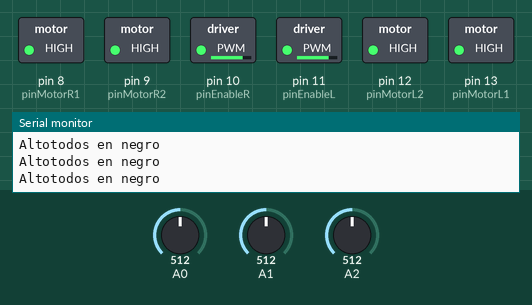
The sketch below on a simulated Arduino Uno, built with avr-gcc and run on an emulated ATmega328P. Parts: switched loads named in the sketch (green lamp = pin HIGH), the last lines printed to the serial monitor. The test bench sets the inputs (shaded band); at power-on: A0 = 512, A1 = 512, A2 = 512.

Above: at 1.2 s.
1.3 s: A0 set to 242
4.3 s: A0 set to 218
At 4.8 s:
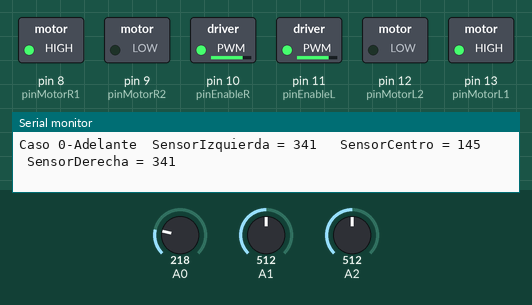
5.8 s: A1 set to 716
At 6.8 s:
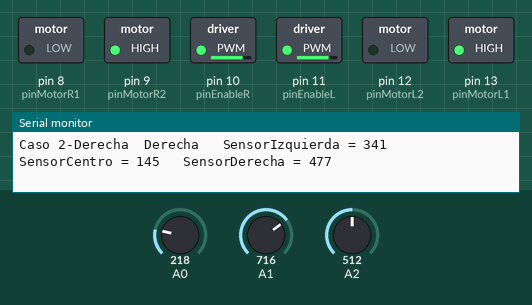
7.4 s: A2 set to 900
At 8.4 s:
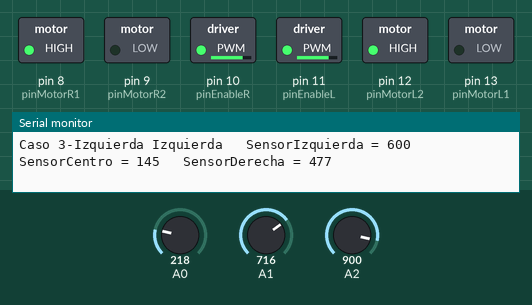
8.9 s: A1 set to 884
11.9 s: A1 set to 900
At 12.4 s:
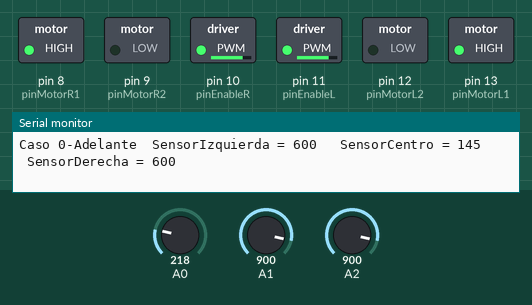
Timing chart, 0 to 14.9 s (numbered marks = the images above; inputs shaded):
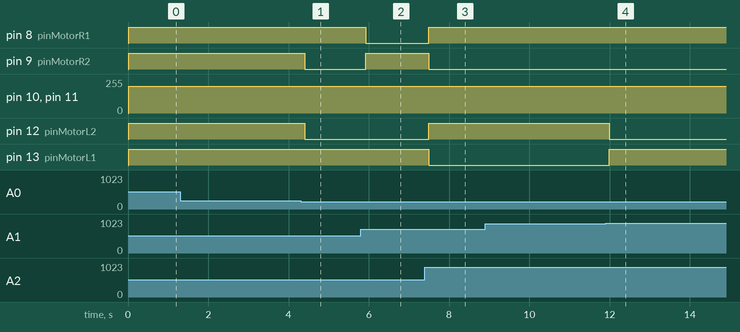

The sketch:

LineFollower.ino
```cpp
const int pinMotorL1 = 13;
const int pinMotorL2 = 12;

const int pinMotorR1 = 8;
const int pinMotorR2 = 9;

const int pinEnableL = 11;
const int pinEnableR = 10;

const int sensorCentro = A0;
const int sensorIzq = A2;
const int sensorDer = A1;

int valorCentro = 0;
int valorIzq = 0;
int valorDer = 0;

int valPWM = 200;

void setup()
{
  // begin the serial communication
  Serial.begin(9600);
  pinMode(pinMotorL1, OUTPUT);
  pinMode(pinMotorL2, OUTPUT);
  pinMode(pinMotorR1, OUTPUT);
  pinMode(pinMotorR2, OUTPUT);
  pinMode(pinEnableL, OUTPUT);
  pinMode(pinEnableR, OUTPUT);
  Serial.begin(9600);
}


/**
 * Centro, Derecha, Izquierda
 */
int comparar(int vc, int vd, int vi) {
  int salida = 0;

  if ((vi > 150) && (vc > 150) && (vd > 150)) {

    Serial.println("todos en negro");
    return 4;
  }

  if ((vc > vd) && (vc > vi)) {
    //vc es el màs grande
    Serial.print("Centro \t");
    Serial.print("SensorIzquierda = ");
    Serial.print(vi);
    Serial.print("\t SensorCentro = ");
    Serial.print(vc);
    Serial.print("\t SensorDerecha = ");
    Serial.print(vd);
    Serial.println("");
    if (vc > 150) {
      salida = 0;
    } else {
      salida = 0;
    }
    return salida;
  }

  else if ((vd > vc) && (vd > vi)) {
    // vd es el màs grande
    Serial.print("Derecha \t");
    Serial.print("SensorIzquierda = ");
    Serial.print(vi);
    Serial.print("\t SensorCentro = ");
    Serial.print(vc);
    Serial.print("\t SensorDerecha = ");
    Serial.print(vd);
    Serial.println("");
    if (vd > 150) {

      salida = 2;
    } else {
      salida = 0;
    }
    return  salida;
  }

  else if ((vi > vc) && (vi > vd)) {
    // vi es el màs grande
    Serial.print("Izquierda \t");
    Serial.print("SensorIzquierda = ");
    Serial.print(vi);
    Serial.print("\t SensorCentro = ");
    Serial.print(vc);
    Serial.print("\t SensorDerecha = ");
    Serial.print(vd);
    Serial.println("");
    if (vi > 150) {
      salida = 3;
    } else {
      salida = 0;
    }
    return salida;
  }


  else {
    //no hay un dominante
    salida = 0;

    Serial.print("SensorIzquierda = ");
    Serial.print(vi);
    Serial.print("\t SensorCentro = ");
    Serial.print(vc);
    Serial.print("\t SensorDerecha = ");
    Serial.print(vd);
    Serial.println("");
    return salida;


  }

}


int lectura(int sensor) {
  int temp1 = 0;
  int temp2 = 0;
  int temp3 = 0;
  int resultado = 0;

  temp1 = analogRead(sensor);
  delay(2);
  temp2 = analogRead(sensor);
  delay(2);
  temp2 = analogRead(sensor);

  resultado = (temp1 + temp2 + temp3) / 3;
  return resultado;
}

void ForwardR() {
  analogWrite(pinEnableR, valPWM);
  digitalWrite(pinMotorR1, HIGH);
  digitalWrite(pinMotorR2, LOW);
}
void ForwardL() {
  analogWrite(pinEnableL, valPWM);
  digitalWrite(pinMotorL1, HIGH);
  digitalWrite(pinMotorL2, LOW);

}
void BackwardR() {
  analogWrite(pinEnableR, valPWM);
  digitalWrite(pinMotorR1, LOW);
  digitalWrite(pinMotorR2, HIGH);

}
void BackwardL() {
  analogWrite(pinEnableL, valPWM);
  digitalWrite(pinMotorL1, LOW);
  digitalWrite(pinMotorL2, HIGH);
}
void StopR() {
  analogWrite(pinEnableR, valPWM);
  digitalWrite(pinMotorR1, HIGH);
  digitalWrite(pinMotorR2, HIGH);

}
void StopL() {
  analogWrite(pinEnableL, valPWM);
  digitalWrite(pinMotorL1, HIGH);
  digitalWrite(pinMotorL2, HIGH);
}

void StopAll() {
  StopR();
  StopL();
}

void goForward() {
  ForwardR();
  ForwardL();
}

void goBackward() {
  BackwardR();
  BackwardL();
}

void TurnR() {
  ForwardL();
  BackwardR();
}
void TurnL() {
  ForwardR();
  BackwardL();
}

void move(int val) {
  if (val == 0) {
    Serial.print("Caso 0-Adelante  ");

    goForward();
    //  delay(500);
    //  StopAll();

  } else if (val == 1) {
    Serial.print("Caso 1-Atras  ");

    goBackward();
    //  delay(500);
    // StopAll();

  } else if (val == 2) {
    Serial.print("Caso 2-Derecha  ");

    TurnR();
    // delay(500);
    // StopAll();

  } else if (val == 3) {
    Serial.print("Caso 3-Izquierda ");

    TurnL();
    // delay(500);
    // StopAll();

  } else if (val == 4) {
    Serial.print("Alto");


    StopAll();

  }
  else {
    // Serial.print("  no valido ninguno");
    // goForward();
    // delay(500);
    StopAll();
  }
}

void loop()
{
  ///actions

  valorCentro = lectura(sensorCentro);
  valorIzq = lectura(sensorIzq);
  valorDer = lectura(sensorDer);

  int res = 0;
  res = comparar(valorCentro, valorDer, valorIzq);
  move(res);


}
```

Measured:
- the behaviour switches between 227 and 226 on A0 (found by bisection; images 0 and 1)
- the behaviour switches between 899 and 900 on A1 (found by bisection; images 3 and 4)
- after the input at 4.3 s, pin 9 (pinMotorR2), pin 12 (pinMotorL2): HIGH → LOW after 0.10 s
- after the input at 5.8 s, pin 8 (pinMotorR1): HIGH → LOW after 0.12 s; pin 9 (pinMotorR2): LOW → HIGH after 0.12 s
- after the input at 7.4 s, pin 8 (pinMotorR1), pin 12 (pinMotorL2): LOW → HIGH after 0.10 s; pin 9 (pinMotorR2), pin 13 (pinMotorL1): HIGH → LOW after 0.10 s
- after the input at 11.9 s, pin 12 (pinMotorL2): HIGH → LOW after 0.08 s; pin 13 (pinMotorL1): LOW → HIGH after 0.08 s
